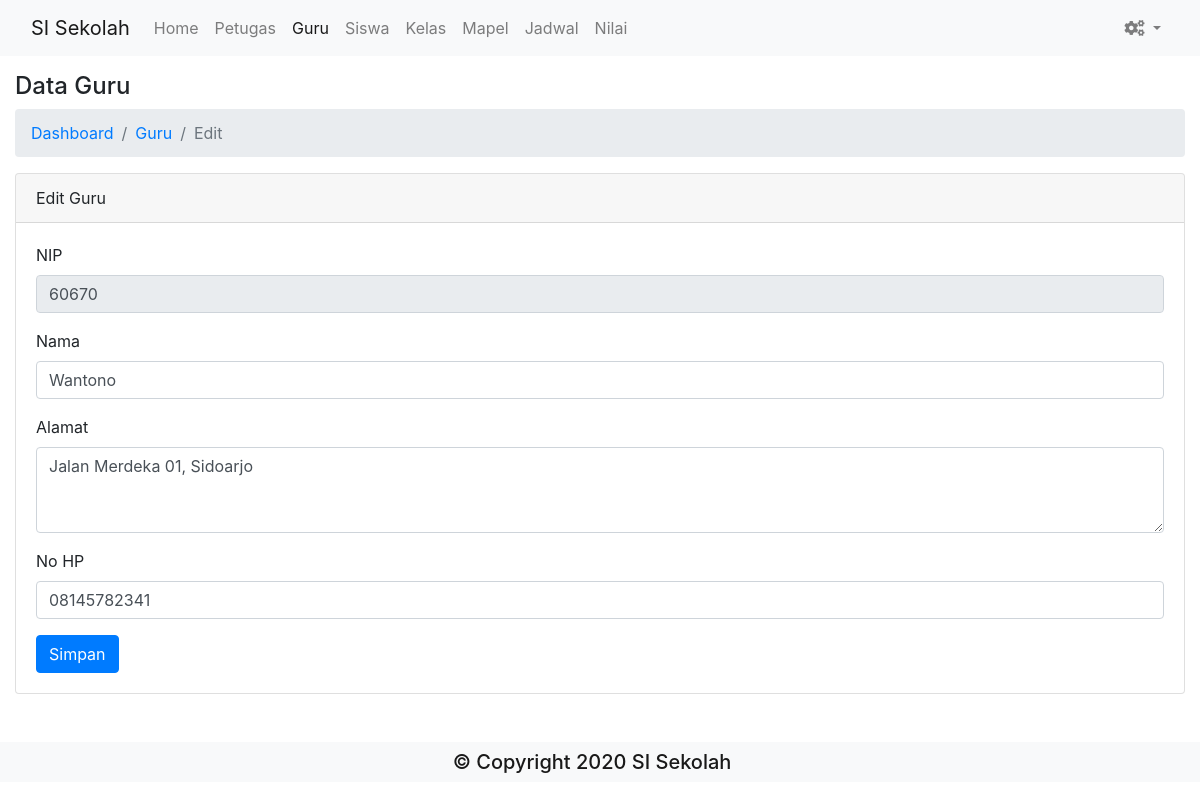
/index.php/guru/edit/60670, run on the app's committed database.
### tables this page shows
CREATE TABLE `guru` (
  `nip` int(11) NOT NULL,
  `nama_guru` varchar(50) NOT NULL,
  `alamat` varchar(500) NOT NULL,
  `nohp` varchar(13) NOT NULL
);

### application/controllers/Guru.php (called while the page is built, shortened)
<?php
class Guru extends CI_Controller {
	public function __construct()
	{
		$this->load->model('Guru_model');
	}
	public function edit($id = null)
	{
		$id = array('nip' => $id);
		$data = [
			'title' => 'Ubah Guru',
			'row' => $this->Guru_model->getById($id)->row(),
		];
		$simpan = $this->input->post('simpan');
		if ($simpan != "") {
			$nip = $this->input->post('nip');
			$nama = $this->input->post('nama');
			$alamat = $this->input->post('alamat');
			$nohp = $this->input->post('nohp');
			$id = array('nip' => $nip);
			$data = [
				'nama_guru' => $nama,
				'alamat' => $alamat,
				'nohp' => $nohp,
			];
				$affected = $this->Guru_model->update($data, $id);
				if ($affected > 0) {
					$this->session->set_flashdata('theme', 'success');
					$this->session->set_flashdata('message', 'Berhasil edit guru');
					redirect("guru");
				} else {
					$this->session->set_flashdata('theme', 'danger');
					$this->session->set_flashdata('message', 'Gagal edit guru');
					redirect("guru/edit/$nip");
				}
		} else {
			$this->load->view('template/header', $data);
			$this->load->view('guru/edit', $data);
			$this->load->view('template/footer');
		}
	}
}

### index.php (called while the page is built, shortened)
<?php
require_once BASEPATH.'core/CodeIgniter.php';

### application/models/Guru_model.php (called while the page is built, shortened)
<?php
class Guru_model extends CI_Model {
	private $table = 'guru';
	public function getById($id)
	{
		return $this->db->get_where($this->table, $id);
	}
}

### application/views/guru/edit.php (the view, shortened to what this page needs)
<div class="container-fluid mt-4">
	<h4>Data Guru</h4>
	<nav aria-label="breadcrumb">
		<ol class="breadcrumb">
			<li class="breadcrumb-item"><a href="<?= site_url("dashboard") ?>">Dashboard</a></li>
			<li class="breadcrumb-item"><a href="<?= site_url("guru") ?>">Guru</a></li>
			<li class="breadcrumb-item active" aria-current="page">Edit</li>
		</ol>
	</nav>
	<div class="card mt-2">
		<div class="card-header">
			Edit Guru
		</div>
		<div class="card-body">
			<form action="<?= site_url("guru/edit") ?>" method="post">
				<div class="form-group">
					<label for="nip">NIP</label>
					<input type="number" class="form-control" id="nip" name="nip" value="<?= $row->nip ?>" readonly>
				</div>
				<div class="form-group">
					<label for="nama">Nama</label>
					<input type="text" class="form-control" id="nama" name="nama" value="<?= $row->nama_guru ?>">
				</div>
				<div class="form-group">
					<label for="alamat">Alamat</label>
					<textarea class="form-control" id="alamat" rows="3" name="alamat"><?= $row->alamat ?></textarea>
				</div>
				<div class="form-group">
					<label for="nohp">No HP</label>
					<input type="number" class="form-control" id="nohp" name="nohp" value="<?= $row->nohp ?>">
				</div>
				<button type="submit" class="btn btn-primary" value="simpan" name="simpan">Simpan</button>
			</form>
		</div>
	</div>
</div>

### data on the page
guru: nip "60670", nama "Wantono", alamat "Jalan Merdeka 01, Sidoarjo", nohp "08145782341"
